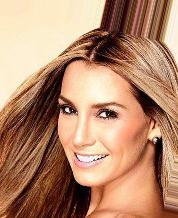
#> input picture assets/tiles_256/000001.jpg, 178 x 218 px
$ python mosaic_collage_converter.py --secret assets/tiles_256/000001.jpg --tiles assets/tiles_256
#> lines starting #> are read from the running program, lines starting #| are printed output that depends on the picture
from __future__ import annotations

import argparse
import json
import math
import random
from pathlib import Path

import cv2
import numpy as np


IMAGE_EXTS = {".png", ".jpg", ".jpeg", ".bmp", ".tif", ".tiff"}


def read_image(path: Path) -> np.ndarray:
    """Read an image as a BGR numpy array."""
    image = cv2.imread(str(path), cv2.IMREAD_COLOR)
    if image is None:
        raise FileNotFoundError(f"Cannot read image: {path}")
    return image


def list_image_files(folder: Path) -> list[Path]:
    """List supported image files in a tile folder."""
    if not folder.exists():
        raise FileNotFoundError(f"Tile folder does not exist: {folder}")
    files = sorted(path for path in folder.iterdir() if path.suffix.lower() in IMAGE_EXTS)
    if not files:
        raise ValueError(f"No image files found in: {folder}")
    return files


def crop_to_block_multiple(image: np.ndarray, block_size: int) -> np.ndarray:
    """Crop image so width and height are divisible by block_size."""
    height, width = image.shape[:2]
    new_height = (height // block_size) * block_size
    new_width = (width // block_size) * block_size
    return image[:new_height, :new_width].copy()


def mean_lab_feature(image_bgr: np.ndarray) -> np.ndarray:
    """Return the Lab mean-color feature [mean_L, mean_a, mean_b]."""
    lab = cv2.cvtColor(image_bgr, cv2.COLOR_BGR2LAB)
    return lab.reshape(-1, 3).mean(axis=0).astype(np.float32)


def load_tile_library(tile_folder: Path, block_size: int, seed: int | None = None) -> tuple[list[np.ndarray], list[str]]:
    """Load tile images and assign tile IDs by list order.

    The tile ID is simply the position in the list:
    tiles[0] -> index 0, tiles[1] -> index 1, ...

    If seed is provided, the file order is shuffled. This makes the tile
    ordering a recovery condition.
    """
    files = list_image_files(tile_folder)
    if seed is not None:
        rng = random.Random(seed)
        rng.shuffle(files)

    tiles: list[np.ndarray] = []
    names: list[str] = []
    for file_path in files:
        tile = read_image(file_path)
        tile = cv2.resize(tile, (block_size, block_size), interpolation=cv2.INTER_AREA)
        tiles.append(tile)
        names.append(file_path.name)
    return tiles, names


def build_tile_features(tiles: list[np.ndarray]) -> np.ndarray:
    """Compute Lab mean-color features for all tiles."""
    return np.vstack([mean_lab_feature(tile) for tile in tiles])


def encode_secret_to_indices(
    secret_image: np.ndarray,
    tiles: list[np.ndarray],
    block_size: int,
) -> tuple[np.ndarray, np.ndarray]:
    """Convert a secret image into a 2D tile-index map."""
    secret_image = crop_to_block_multiple(secret_image, block_size)
    height, width = secret_image.shape[:2]
    rows = height // block_size
    cols = width // block_size

    tile_features = build_tile_features(tiles)
    index_map = np.zeros((rows, cols), dtype=np.int32)

    for row in range(rows):
        for col in range(cols):
            y0 = row * block_size
            y1 = y0 + block_size
            x0 = col * block_size
            x1 = x0 + block_size
            block = secret_image[y0:y1, x0:x1]

            block_feature = mean_lab_feature(block)
            distances = np.linalg.norm(tile_features - block_feature, axis=1)
            index_map[row, col] = int(np.argmin(distances))

    return secret_image, index_map


def render_mosaic(index_map: np.ndarray, tiles: list[np.ndarray], block_size: int) -> np.ndarray:
    """Render a mosaic image from a tile-index map."""
    rows, cols = index_map.shape
    mosaic = np.zeros((rows * block_size, cols * block_size, 3), dtype=np.uint8)

    for row in range(rows):
        for col in range(cols):
            tile_id = int(index_map[row, col]) % len(tiles)
            y0 = row * block_size
            y1 = y0 + block_size
            x0 = col * block_size
            x1 = x0 + block_size
            mosaic[y0:y1, x0:x1] = tiles[tile_id]

    return mosaic


def save_index_json(
    output_path: Path,
    index_map: np.ndarray,
    tile_names: list[str],
    block_size: int,
    tile_seed: int | None,
) -> None:
    """Save the tile-index sequence and metadata for embedding."""
    payload = {
        "role": "intermediate_index_sequence",
        "scheme": "MosaicIndexRepresentation_MeanLab",
        "description": "Secret image is converted to tile index code by Lab mean-color matching.",
        "block_size_pixels": block_size,
        "rows": int(index_map.shape[0]),
        "cols": int(index_map.shape[1]),
        "symbol_count": int(index_map.size),
        "tile_seed": tile_seed,
        "tile_count": len(tile_names),
        "tile_names_in_order": tile_names,
        "index_map_flat": index_map.reshape(-1).astype(int).tolist(),
    }
    output_path.write_text(json.dumps(payload, indent=2, ensure_ascii=False), encoding="utf-8")


def create_tile_atlas(tiles: list[np.ndarray], block_size: int, output_path: Path) -> None:
    """Create a visual atlas of the tile library order."""
    cols = int(math.ceil(math.sqrt(len(tiles))))
    rows = int(math.ceil(len(tiles) / cols))
    atlas = np.zeros((rows * block_size, cols * block_size, 3), dtype=np.uint8)

    for tile_id, tile in enumerate(tiles):
        row, col = divmod(tile_id, cols)
        y0 = row * block_size
        y1 = y0 + block_size
        x0 = col * block_size
        x1 = x0 + block_size
        atlas[y0:y1, x0:x1] = tile

    cv2.imwrite(str(output_path), atlas)


def convert(secret_path: Path, tile_folder: Path, output_dir: Path, block_size: int, tile_seed: int | None) -> None:
    """Run the mosaic-index conversion pipeline."""
    output_dir.mkdir(parents=True, exist_ok=True)

    secret = read_image(secret_path)
    tiles, tile_names = load_tile_library(tile_folder, block_size, seed=tile_seed)
    cropped_secret, index_map = encode_secret_to_indices(secret, tiles, block_size)
    mosaic = render_mosaic(index_map, tiles, block_size)

    stem = secret_path.stem
    cropped_secret_path = output_dir / f"{stem}_cropped.png"
    mosaic_path = output_dir / f"{stem}_mosaic_b{block_size}.png"
    index_path = output_dir / f"{stem}_mosaic_index_b{block_size}.json"
    atlas_path = output_dir / f"tile_atlas_b{block_size}.png"

    cv2.imwrite(str(cropped_secret_path), cropped_secret)
    cv2.imwrite(str(mosaic_path), mosaic)
    save_index_json(index_path, index_map, tile_names, block_size, tile_seed)
    create_tile_atlas(tiles, block_size, atlas_path)

    print("Done.")
    print(f"Cropped secret image: {cropped_secret_path}")
    print(f"Mosaic image: {mosaic_path}")
    print(f"Index code JSON: {index_path}")
    print(f"Tile atlas: {atlas_path}")
    print(f"Block size: {block_size}x{block_size} pixels")
    print(f"Index count: {index_map.size}")


def build_parser() -> argparse.ArgumentParser:
    parser = argparse.ArgumentParser(description="Convert a secret image into a mosaic tile-index representation.")
    parser.add_argument("--secret", required=True, help="Path to the secret image.")
    parser.add_argument("--tiles", required=True, help="Folder containing tile images.")
    parser.add_argument("--out", default="outputs/mosaic", help="Output folder.")
    parser.add_argument("--block-size", type=int, default=16, help="Mosaic block size in pixels.")
    parser.add_argument("--tile-seed", type=int, default=15, help="Seed for shuffling tile order. Use -1 to keep file order.")
    return parser


def main() -> None:
    args = build_parser().parse_args()
    tile_seed = None if args.tile_seed == -1 else args.tile_seed
    convert(
        secret_path=Path(args.secret),
        tile_folder=Path(args.tiles),
        output_dir=Path(args.out),
        block_size=args.block_size,
        tile_seed=tile_seed,
    )
#> in read_image, image is the input picture: shape (218, 178, 3); mean B, G, R 109.7, 137.1, 181
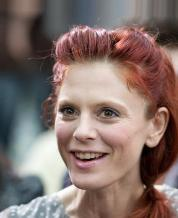
#> input picture assets/tiles_256/000002.jpg, 178 x 218 px
#> in read_image, image is the input picture: shape (218, 178, 3); mean B, G, R 107.5, 112.9, 131.6
#> in convert, `tiles, tile_names = load_tile_library(tile_folder, block_size, seed=ti..`: tiles = 2 items; tile_names = ['000002.jpg', '000001.jpg']
#> in crop_to_block_multiple, `return image[:new_height, :new_width].copy()`:
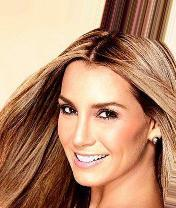
#> returned value: shape (208, 176, 3); mean of channels 0, 1, 2 112.2, 139.6, 182.7; drawn as B, G, R
#> in encode_secret_to_indices, `tile_features = build_tile_features(tiles)`: tile_features = [[124, 135, 134.1], [152.7, 142, 149.7]]
#> after the loop in render_mosaic, `for row in range(rows):`:
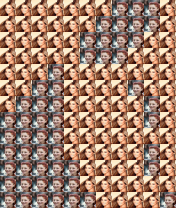
#> mosaic: shape (208, 176, 3); mean of channels 0, 1, 2 108.9, 127.9, 162.4; drawn as B, G, R
#> in create_tile_atlas, `cols = int(math.ceil(math.sqrt(len(tiles))))`: cols = 2
#> in create_tile_atlas, `rows = int(math.ceil(len(tiles) / cols))`: rows = 1
#> the loop in create_tile_atlas, `for tile_id, tile in enumerate(tiles):` made 2 passes
#> (tile_id, row, col, y0, y1, x0, x1) on passes 1 to 2: (0, 0, 0, 0, 16, 0, 16), (1, 0, 1, 0, 16, 16, 32)
#| Index count: 143


if __name__ == "__main__":
    main()
